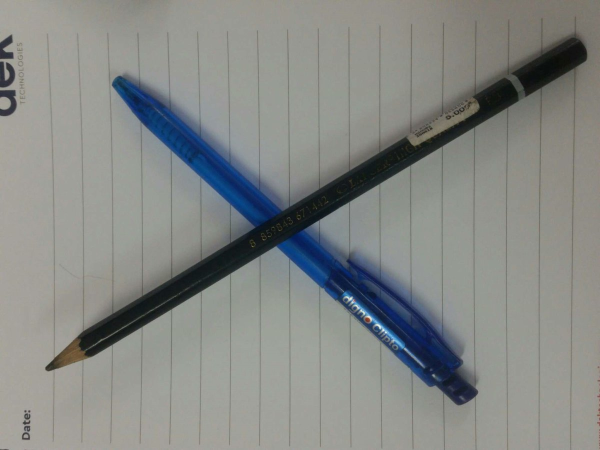
#> input picture images/pen001.jpg, 1200 x 900 px (shown at 1/2 size)
$ jupyter execute contour_test.ipynb   (shell and % lines are left out)
#> lines starting #> are read from the running program, lines starting #| are printed output that depends on the picture; after the words box and inside, x2 and y2 are one past the last pixel; in counts of white or black regions, pixels touching at a corner belong together
[cell 1]
import cv2
import numpy as np
import matplotlib.pyplot as plt

[cell 2]
# Functions to print the images
def myImPrt(img):
    tmp_img = cv2.cvtColor(img,cv2.COLOR_BGR2RGB)
    plt.imshow(tmp_img)
def myBWImPrt(img):
    plt.imshow(img,cmap='gray')

[cell 3]
image = cv2.imread('images/pen001.jpg')
#> image is the input picture: shape (900, 1200, 3); mean B, G, R 133.3, 136, 133.2
blur = cv2.medianBlur(image, 9)
gray = cv2.cvtColor(blur, cv2.COLOR_BGR2GRAY)
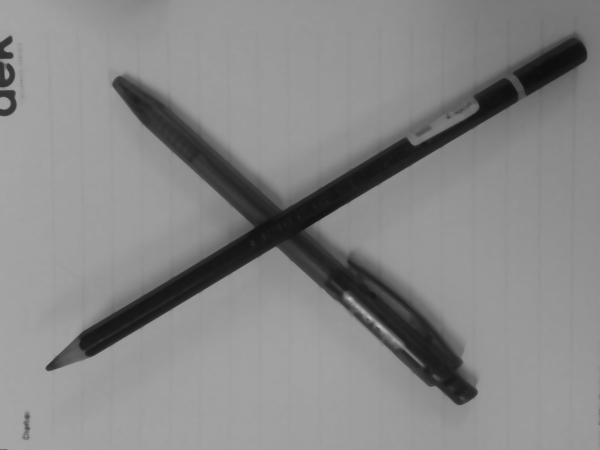
#> gray: shape (900, 1200) (shown at 1/2 size); min 13, max 193, mean 135.4
thresh = cv2.threshold(gray, 110 ,255, cv2.THRESH_BINARY_INV)[1]
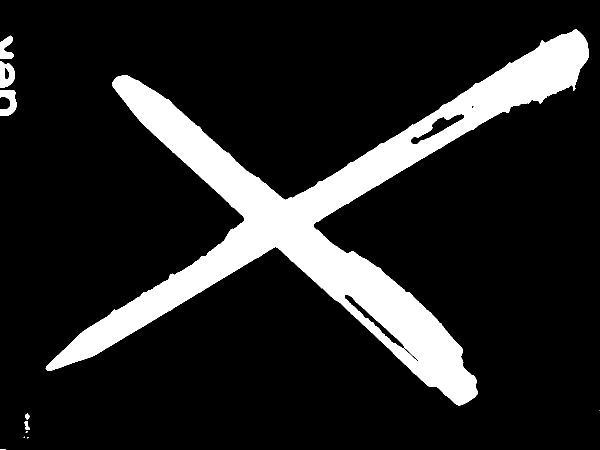
#> thresh: shape (900, 1200) (shown at 1/2 size); 14.3% white; 11 white regions (5 under 20 px)

cnts = cv2.findContours(thresh, cv2.RETR_EXTERNAL, cv2.CHAIN_APPROX_SIMPLE)
#> cnts = 11 contours, 5 with area under 20; largest, box (x1, y1, x2, y2) and area: (91, 58, 1177, 811) 153118, (0, 123, 30, 175) 1183, (0, 180, 33, 232) 996, (0, 71, 27, 118) 744, (49, 843, 59, 860) 88, (50, 826, 59, 839) 60
cnts = cnts[0] if len(cnts) == 2 else cnts[1]

min_area = 5000
for c in cnts:
    area = cv2.contourArea(c)
    if area > min_area:
        cv2.drawContours(image,[c], 0, (36,255,12), 2)
#> this loop made 11 passes
#> area on passes 5, 6, 8, 9, 10, 11: 88.5, 60.5, 996, 1183, 744, 153117.5
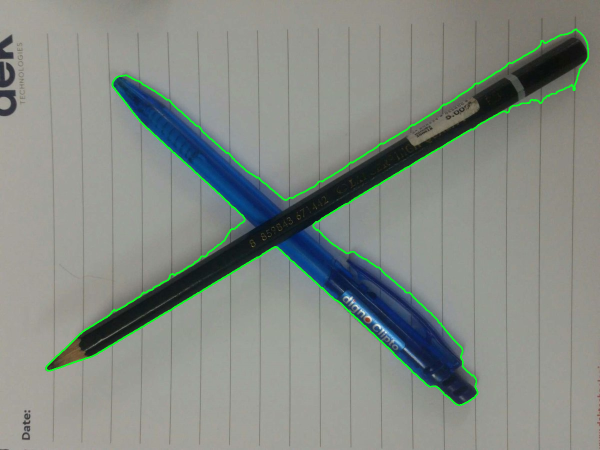
#> image: shape (900, 1200, 3) (shown at 1/2 size); 1.44% of pixels changed, all inside (x1, y1, x2, y2) = (90, 57, 1178, 812)

# cv2.imshow('thresh', thresh)
# cv2.imshow('image', image)
# cv2.waitKey(0)

[cell 4]
myImPrt(image)

$ run again, with images/abcd.jpg copied over images/pen001.jpg
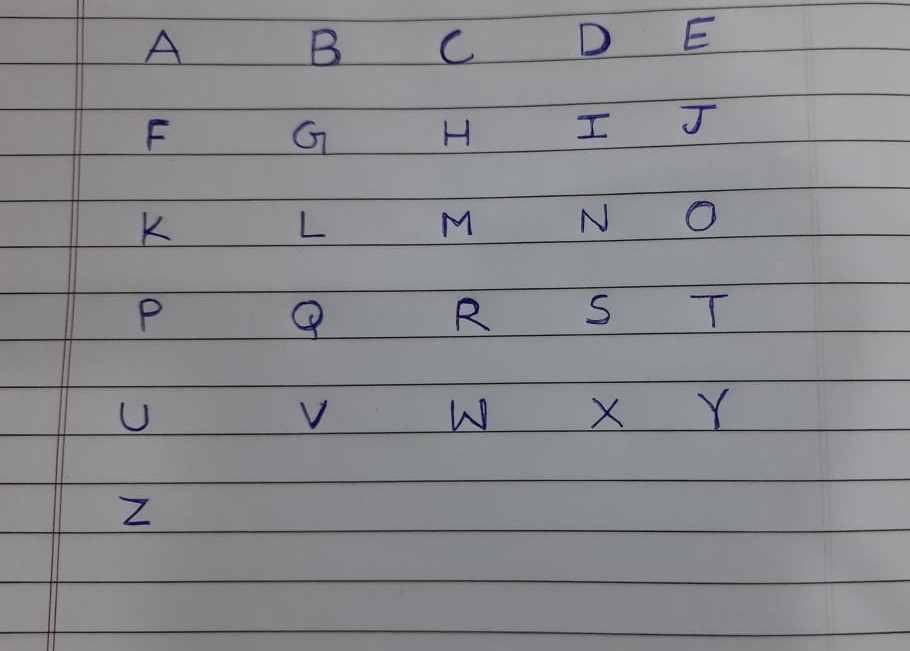
#> input picture images/abcd.jpg, 910 x 651 px
#> image is the input picture: shape (651, 910, 3); mean B, G, R 141.4, 138.1, 137.4
#> `blur = cv2.medianBlur(image, 9)`:
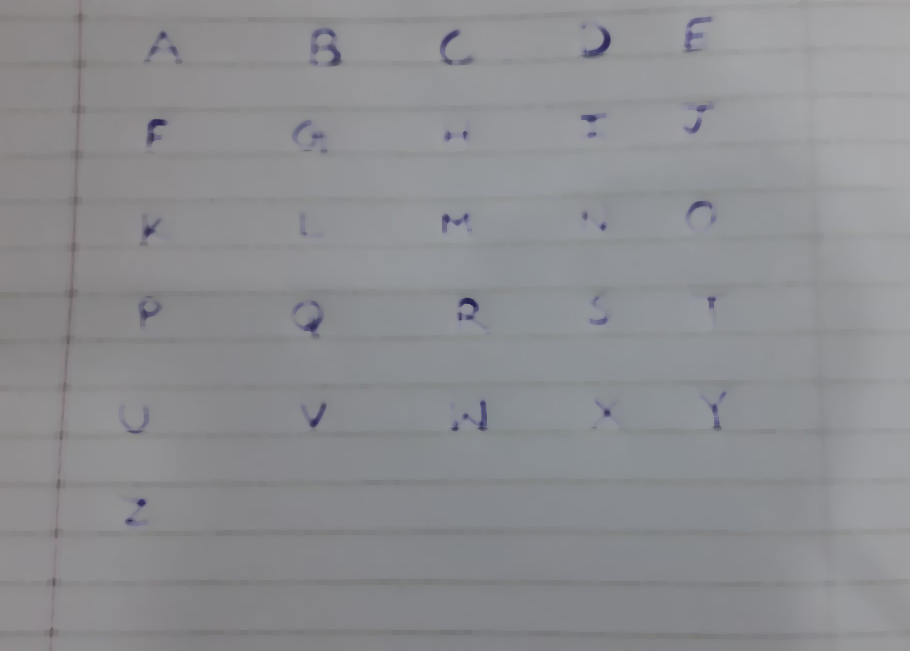
#> blur: shape (651, 910, 3); mean B, G, R 145.2, 142, 141.3
#> `thresh = cv2.threshold(gray, 110 ,255, cv2.THRESH_BINARY_INV)[1]`:
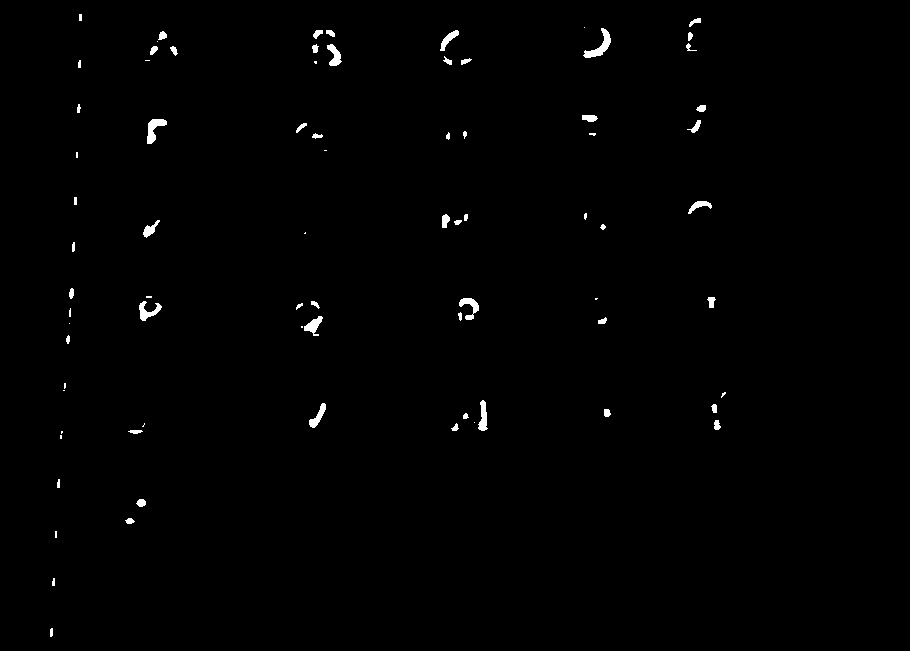
#> thresh: shape (651, 910); 0.68% white; 78 white regions (22 under 20 px)
#> cnts = 78 contours, 39 with area under 20; largest, box (x1, y1, x2, y2) and area: (583, 28, 611, 58) 246, (147, 119, 167, 144) 209, (139, 301, 162, 321) 168, (459, 298, 479, 320) 158, (478, 400, 488, 431) 155
#> the loop `for c in cnts:` made 78 passes
#> area on passes 4, 5, 9, 10, 13, 15, 16, 17: 30.5, 48, 28, 24.5, 40, 35.5, 30.5, 139.5
